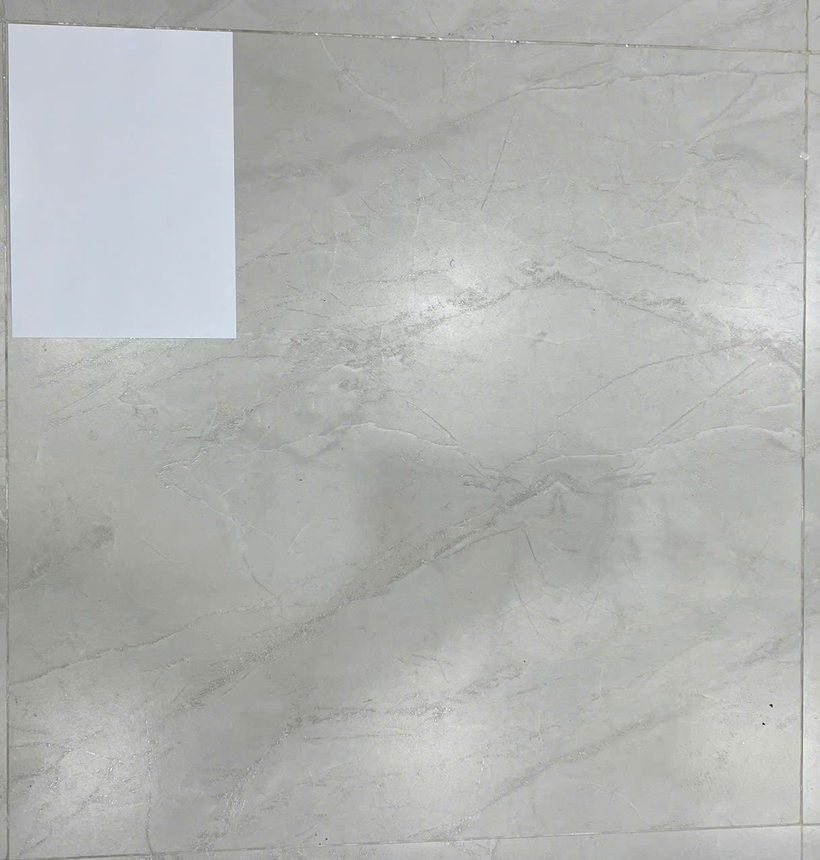
#> input picture images/CALIBRATION/calibration.jpg, 820 x 860 px, shrunk from 1216 x 1276 before the run, found by its file name
$ python threshold.py
#> lines starting #> are read from the running program, lines starting #| are printed output that depends on the picture; after the words box and inside, x2 and y2 are one past the last pixel; in counts of white or black regions, pixels touching at a corner belong together
from pathlib import Path
import cv2

ROOT = Path(__file__).resolve().parent.parent


def main():
    IMAGE = ROOT / "images" / "calibration" / "calibration.jpg"

    image = cv2.imread(str(IMAGE))
#> image is the input picture: shape (860, 820, 3); mean B, G, R 177.3, 180.2, 177.8

    gray = cv2.cvtColor(
        image,
        cv2.COLOR_BGR2GRAY
    )

    blur = cv2.GaussianBlur(
        gray,
        (5,5),
        0
    )

    _, binary = cv2.threshold(
        blur,
        200,
        255,
        cv2.THRESH_BINARY
    )
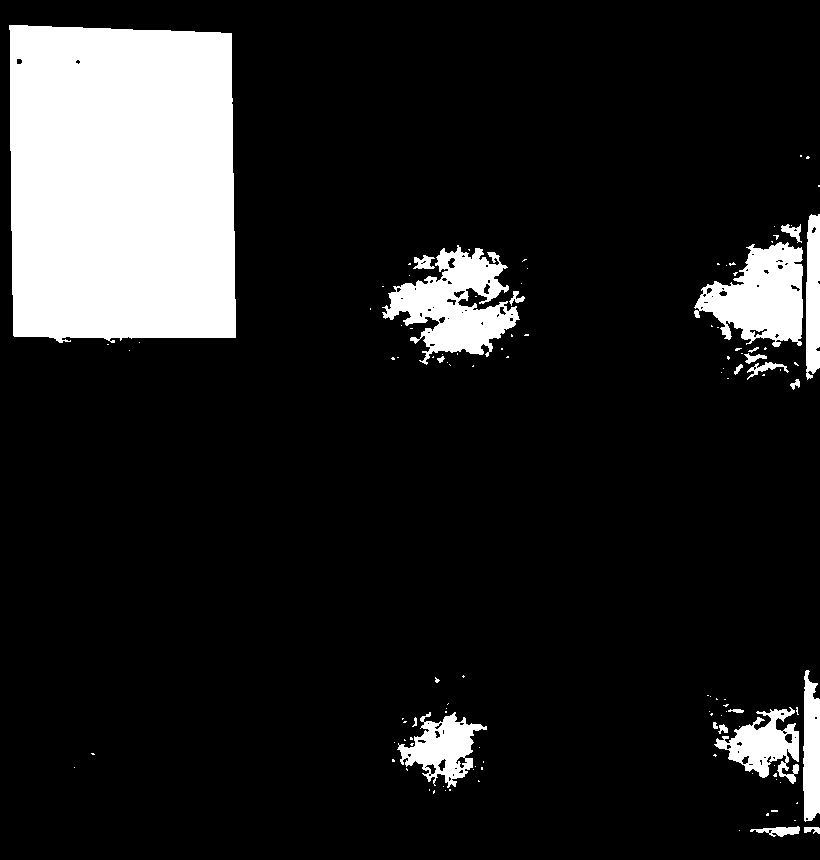
#> binary: shape (860, 820); 13.6% white; 119 white regions (97 under 20 px), largest, box (x1, y1, x2, y2) and area: (9, 25, 236, 343) 68839, (382, 245, 520, 365) 7906, (694, 242, 803, 347) 7019

    cv2.imshow("Binary", binary)

    cv2.waitKey(0)
    cv2.destroyAllWindows()
    kernel = cv2.getStructuringElement(
        cv2.MORPH_RECT,
        (5,5)
    )

    binary = cv2.morphologyEx(
        binary,
        cv2.MORPH_OPEN,
        kernel
    )
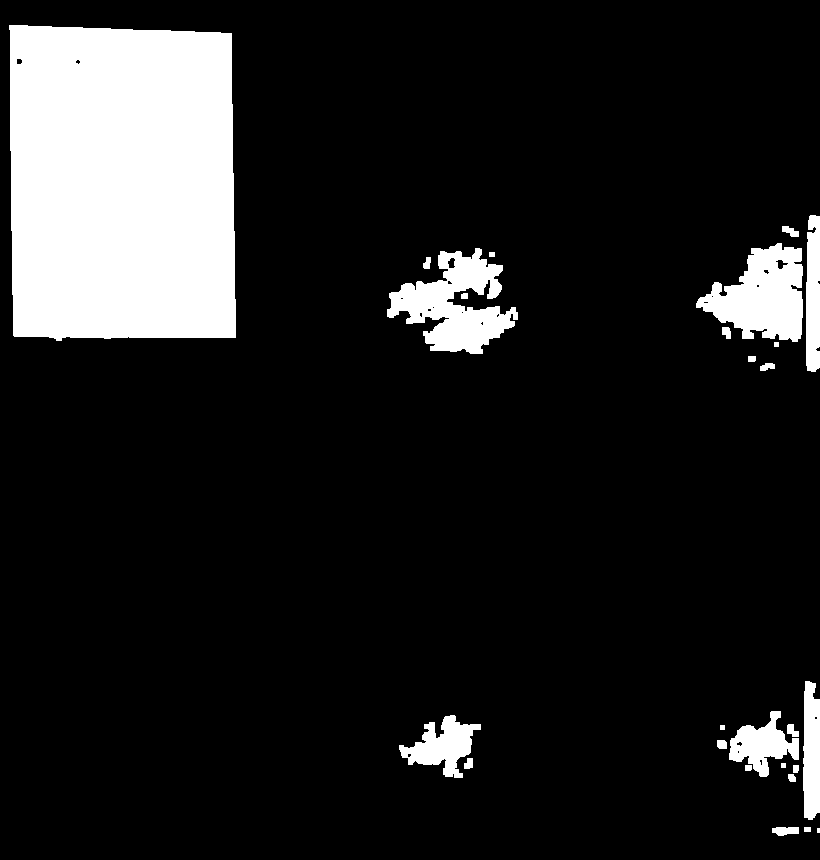
#> binary: shape (860, 820); 13.1% white; 26 white regions (1 under 20 px)
    contours, _ = cv2.findContours(
        binary,
        cv2.RETR_EXTERNAL,
        cv2.CHAIN_APPROX_SIMPLE
    )
#> contours = 26 contours, 4 with area under 20; largest, box (x1, y1, x2, y2) and area: (9, 25, 236, 341) 68290, (387, 248, 518, 354) 6697, (696, 243, 803, 342) 6306, (399, 715, 481, 778) 2317, (729, 711, 799, 777) 2134

    print(len(contours))
#| 26
    output = image.copy()

    cv2.drawContours(
        output,
        contours,
        -1,
        (0,255,0),
        2
    )
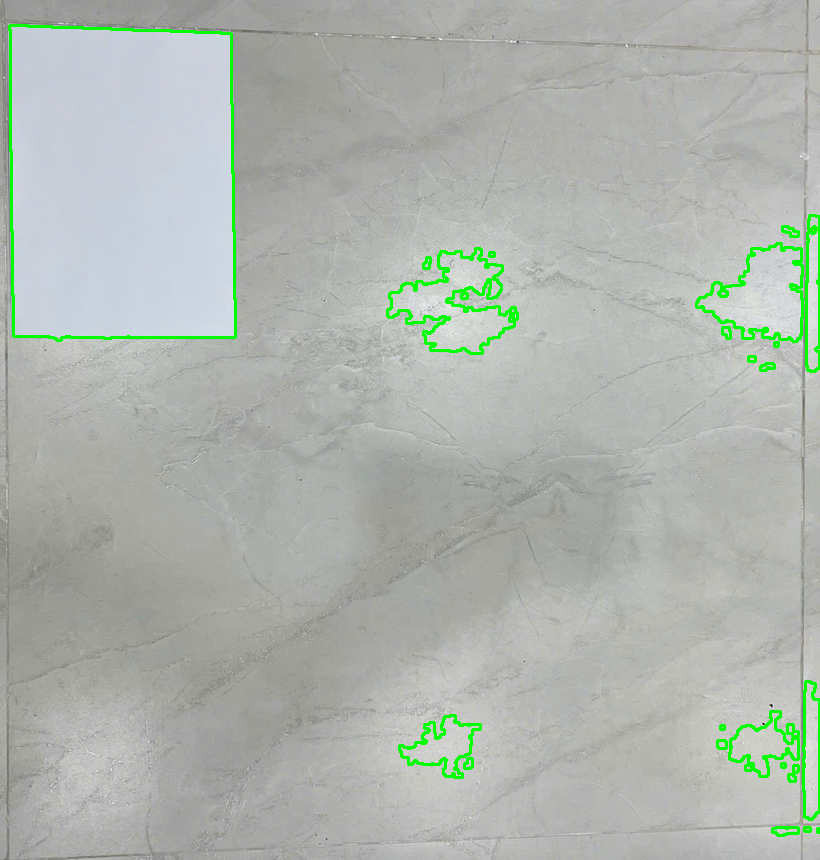
#> output: shape (860, 820, 3); 1.81% of pixels changed, all inside (x1, y1, x2, y2) = (8, 24, 820, 837)

    cv2.imshow(
        "Contours",
        output
    )
    largest = max(
        contours,
        key=cv2.contourArea
    )
#> largest = contour of 58 points, box (x1, y1, x2, y2) (9, 25, 236, 341), area 68290

    print(cv2.contourArea(largest))
#| 68290.5
    x,y,w,h = cv2.boundingRect(
        largest
    )
#> x = 9; y = 25; w = 227; h = 316

    result = image.copy()

    cv2.rectangle(
        result,
        (x,y),
        (x+w,y+h),
        (0,0,255),
        2
    )
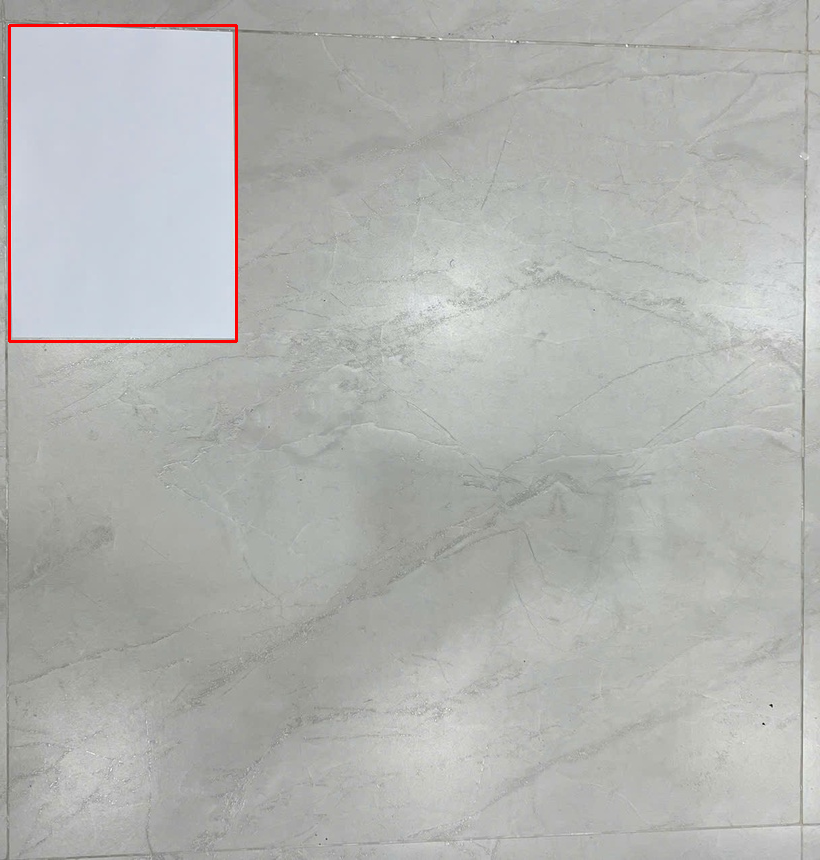
#> result: shape (860, 820, 3); 0.46% of pixels changed, all inside (x1, y1, x2, y2) = (8, 24, 238, 343)

    cv2.imshow(
        "Largest",
        result
    )


if __name__ == "__main__":
    main()
